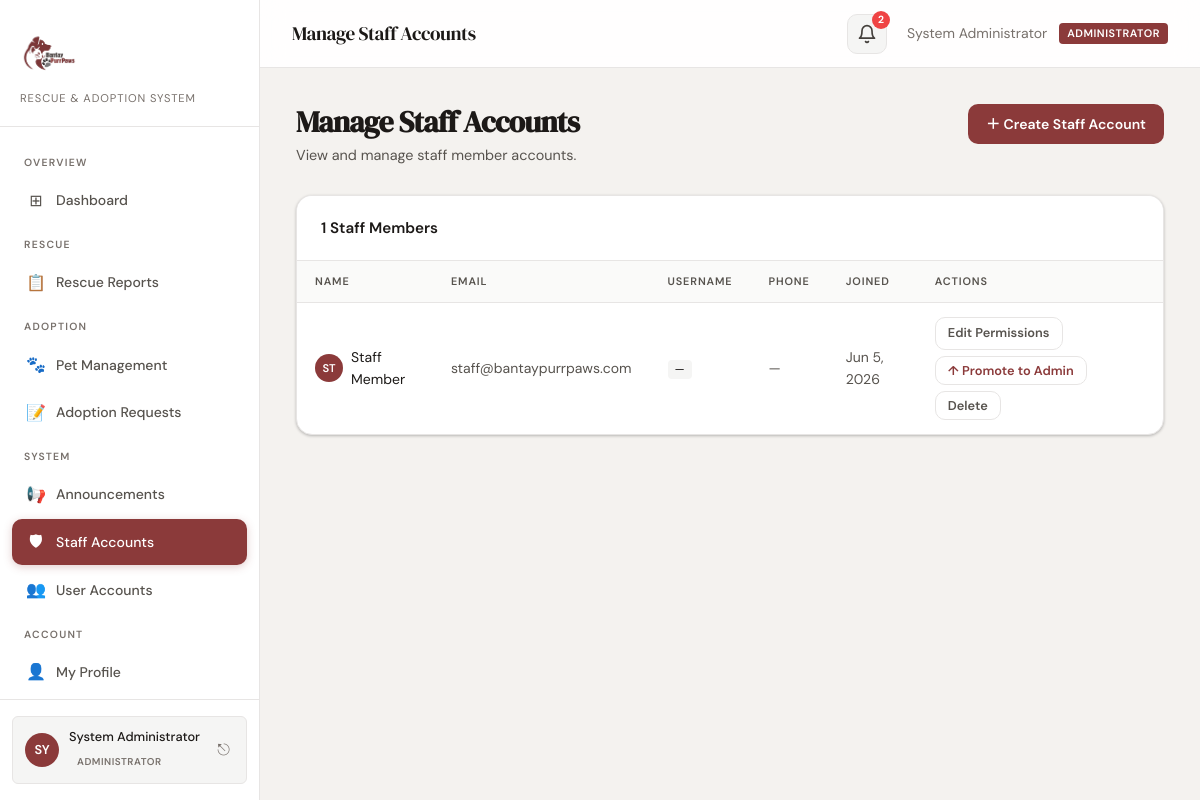
The page /admin/staff.php (signed in) on the database as committed earlier.
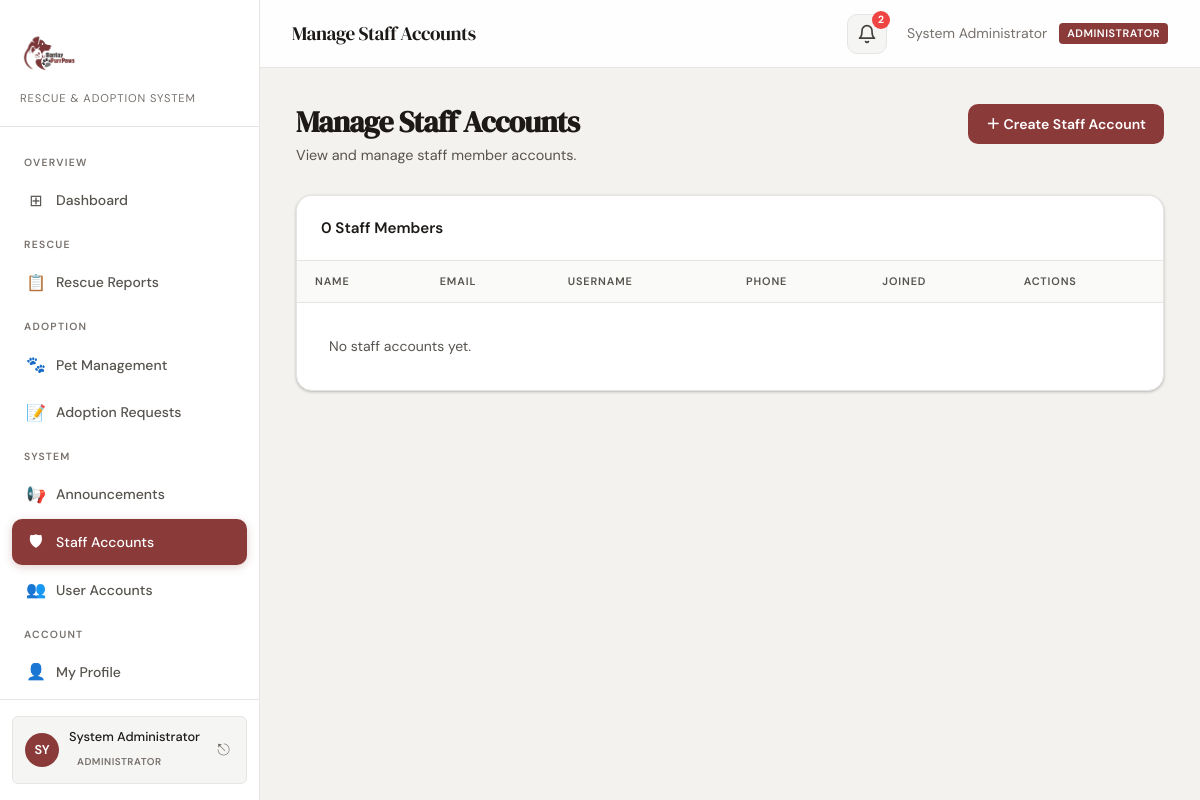
The same page on the database as committed later.
### tables this page shows
CREATE TABLE IF NOT EXISTS users (
    id INT AUTO_INCREMENT PRIMARY KEY,
    full_name VARCHAR(150) NOT NULL,
    email VARCHAR(512) NOT NULL,
    email_hash VARCHAR(64) DEFAULT NULL,
    password VARCHAR(255) DEFAULT NULL,
    role ENUM('user', 'staff', 'admin') NOT NULL DEFAULT 'user',
    google_id VARCHAR(128) DEFAULT NULL,
    avatar_url VARCHAR(512) DEFAULT NULL,
    email_verified TINYINT(1) NOT NULL DEFAULT 0,
    auth_provider ENUM('local', 'google') NOT NULL DEFAULT 'local',
    username VARCHAR(50) DEFAULT NULL,
    phone_number VARCHAR(20) DEFAULT NULL,
    profile_picture VARCHAR(512) DEFAULT NULL,
    created_at TIMESTAMP DEFAULT CURRENT_TIMESTAMP,
    updated_at TIMESTAMP DEFAULT CURRENT_TIMESTAMP ON UPDATE CURRENT_TIMESTAMP,
    UNIQUE KEY uk_users_email_hash (email_hash),
    UNIQUE KEY uk_users_username (username)
);

### includes/db.php (called while the page is built, shortened)
<?php
function getDB(): PDO
{
    if ($GLOBALS['_bantay_pdo'] instanceof PDO) {
        return $GLOBALS['_bantay_pdo'];
    }
    $host = 'sql103.infinityfree.com';
    $port = '3306';
    $name = 'if0_42111065_bantaypurrpaws';
    $user = 'if0_42111065';
    $pass = 'wottaberu1113';
    $dsn = sprintf('mysql:host=%s;port=%s;dbname=%s;charset=utf8mb4', $host, $port, $name);
    try {
        $pdo = new PDO($dsn, $user, $pass, [
            PDO::ATTR_ERRMODE            => PDO::ERRMODE_EXCEPTION,
            PDO::ATTR_DEFAULT_FETCH_MODE => PDO::FETCH_ASSOC,
            PDO::ATTR_EMULATE_PREPARES   => false,
        ]);
    } catch (PDOException $e) {
        error_log('BantayPurrPaws MySQL connection failed: ' . $e->getMessage());
        throw new RuntimeException('Database connection failed.', 0, $e);
    }
    return $pdo;
}
function db_assert_table(string $table): string
{
    return '`' . $table . '`';
}
function db_cast_filter_value(mixed $value): mixed
{
    return $value;
}
function db_parse_filters(string $filters): array
{
    $select     = '*';
    $order      = '';
    $limit      = null;
    $conditions = [];
    $params     = [];
    $parts = explode('&', $filters);
    foreach ($parts as $part) {
        if (str_starts_with($part, 'order=')) {
            $orderParts = [];
            foreach (explode(',', substr($part, 6)) as $segment) {
                if (!preg_match('/^([a-zA-Z0-9_]+)\.(asc|desc)$/i', trim($segment), $m)) {
                    continue;
                }
                $orderParts[] = '`' . $m[1] . '` ' . strtoupper($m[2]);
            }
            $order = implode(', ', $orderParts);
            continue;
        }
        if (str_starts_with($part, 'limit=')) {
            $limit = max(1, (int) substr($part, 6));
            continue;
        }
        if (!preg_match('/^([a-zA-Z0-9_]+)=(eq|neq|gt|gte|lt|lte|in)\.(.+)$/s', $part, $m)) {
            continue;
        }
        $column   = $m[1];
        $operator = $m[2];
        $rawValue = urldecode($m[3]);
        if ($operator === 'in') {
            if (!preg_match('/^\((.*)\)$/', $rawValue, $inMatch)) {
                continue;
            }
            $values = array_filter(array_map('trim', explode(',', $inMatch[1])), static fn ($v) => $v !== '');
            $placeholders = implode(',', array_fill(0, count($values), '?'));
            $conditions[] = "`{$column}` IN ({$placeholders})";
            foreach ($values as $v) {
                $params[] = db_cast_filter_value($v);
            }
            continue;
        }
        $value = db_cast_filter_value($rawValue);
        $sqlOp = match ($operator) {
            'eq'  => '=',
            'neq' => '<>',
            'gt'  => '>',
            'gte' => '>=',
            'lt'  => '<',
            'lte' => '<=',
            default => '=',
        };
        $conditions[] = "`{$column}` {$sqlOp} ?";
        $params[]     = $value;
    }
    return [
        'select' => $select,
        'order'  => $order,
        'limit'  => $limit,
        'where'  => $conditions === [] ? '' : implode(' AND ', $conditions),
        'params' => $params,
    ];
}
function db_select(string $table, string $filters = '', bool $single = false): mixed
{
    try {
        $tableSql = db_assert_table($table);
        $parsed   = db_parse_filters($filters);
        $sql = 'SELECT ' . $parsed['select'] . ' FROM ' . $tableSql;
        if ($parsed['where'] !== '') {
            $sql .= ' WHERE ' . $parsed['where'];
        }
        if ($parsed['order'] !== '') {
            $sql .= ' ORDER BY ' . $parsed['order'];
        }
        if ($parsed['limit'] !== null) {
            $sql .= ' LIMIT ' . (int) $parsed['limit'];
        }
        $stmt = getDB()->prepare($sql);
        $stmt->execute($parsed['params']);
        $rows = $stmt->fetchAll();
        return $single ? ($rows[0] ?? null) : $rows;
    } catch (Throwable $e) {
        error_log('db_select(' . $table . '): ' . $e->getMessage());
        return $single ? null : [];
    }
}
function sanitize(?string $value): string
{
    return htmlspecialchars(strip_tags(trim((string) ($value ?? ''))), ENT_QUOTES, 'UTF-8');
}

### includes/sensitive-data.php (called while the page is built, shortened)
<?php
require_once __DIR__ . '/db.php';
function isEncryptedValue(?string $value): bool {
    return is_string($value) && str_starts_with($value, SENSITIVE_ENC_PREFIX);
}
function decryptSensitiveValue(string $stored): string {
    if (!isEncryptedValue($stored)) {
        return $stored;
    }
    $payload = base64_decode(substr($stored, strlen(SENSITIVE_ENC_PREFIX)), true);
    $nonce  = substr($payload, 0, SODIUM_CRYPTO_SECRETBOX_NONCEBYTES);
    $cipher = substr($payload, SODIUM_CRYPTO_SECRETBOX_NONCEBYTES);
    $plain  = sodium_crypto_secretbox_open($cipher, $nonce, sensitiveDataKey());
    return $plain;
}
function revealEmailFromRow(array $row): string {
    return decryptSensitiveValue((string) ($row['email'] ?? ''));
}
function revealPhoneFromRow(array $row): ?string {
    $phone = $row['phone_number'] ?? null;
    if ($phone === null || $phone === '') {
        return null;
    }
    $revealed = decryptSensitiveValue((string) $phone);
    return $revealed !== '' ? $revealed : null;
}
function hydrateUserSensitiveFields(array $user): array {
    $user['email']        = revealEmailFromRow($user);
    $user['phone_number'] = revealPhoneFromRow($user);
    return $user;
}

### includes/users.php (called while the page is built, shortened)
<?php
require_once __DIR__ . '/auth.php';
require_once __DIR__ . '/sensitive-data.php';
function userHasProfilePicture(?array $user): bool {
    $path = $user['profile_picture'] ?? $user['avatar_url'] ?? null;
    return $path !== null && trim((string) $path) !== '';
}

### includes/auth.php (called while the page is built, shortened)
<?php
require_once __DIR__ . '/db.php';
require_once __DIR__ . '/paths.php';
require_once __DIR__ . '/sensitive-data.php';
function sessionCookiePath(): string {
    $base = app_base();
    return $base === '' ? '/' : $base;
}
function currentUser() {
    return [
        'id'       => $_SESSION['user_id']   ?? null,
        'name'     => $_SESSION['full_name'] ?? '',
        'email'    => $_SESSION['email']     ?? '',
        'role'     => $_SESSION['role']      ?? 'user',
        'avatar'   => $_SESSION['avatar']    ?? '',
        'username' => $_SESSION['username']  ?? '',
        'phone'    => $_SESSION['phone']      ?? '',
    ];
}

### includes/paths.php (called while the page is built, shortened)
<?php
function app_base(): string {
    static $base = null;
    if ($base !== null) {
        return $base;
    }
    $docRoot = realpath($_SERVER['DOCUMENT_ROOT'] ?? '');
    $appRoot = realpath(dirname(__DIR__));
    $docRoot = str_replace('\\', '/', $docRoot);
    $appRoot = str_replace('\\', '/', $appRoot);
    if (str_starts_with($appRoot, $docRoot)) {
        $base = rtrim(substr($appRoot, strlen($docRoot)), '/');
    } else {
        $base = '';
    }
    return $base;
}
function url(string $path = ''): string {
    $path = ltrim(str_replace('\\', '/', $path), '/');
    $base = app_base();
    return ($base === '' ? '' : $base) . '/' . $path;
}

### admin/staff.php (shortened to what the changed rows need)
<?php
require_once __DIR__ . '/../includes/auth.php';
require_once __DIR__ . '/../includes/users.php';
$me            = currentUser();
$staffMembers = array_map('hydrateUserSensitiveFields', db_select('users', 'role=eq.staff&order=created_at.desc'));
require_once __DIR__ . '/../includes/header.php';
?>
<div class="page-header page-header-row">
    <div class="page-header-text">
        <h2>Manage Staff Accounts</h2>
    </div>
</div>
<div class="card">
    <div class="card-header">
        <span class="card-title"><?= count($staffMembers) ?> Staff Members</span>
    </div>
    <div class="table-wrapper table-responsive-stack">
        <table>
            <thead>
                <tr>
                    <th>Name</th>
                    <th>Email</th>
                    <th>Username</th>
                    <th>Phone</th>
                    <th>Joined</th>
                    <th>Actions</th>
                </tr>
            </thead>
            <tbody>
                <?php if (empty($staffMembers)): ?>
                <tr>
                    <td colspan="6" class="text-secondary text-center" style="padding:2rem;">No staff accounts yet.</td>
                </tr>
                <?php else: ?>
                <?php foreach ($staffMembers as $u): ?>
                <tr>
                    <td>
                        <div class="flex items-center gap-2">
                            <?php $pic = userHasProfilePicture($u) ? profilePictureUrl($u) : ''; ?>
                            <?php if ($pic): ?>
                                <img src="<?= $pic ?>" alt="" style="width:28px;height:28px;border-radius:50%;object-fit:cover;flex-shrink:0;">
                            <?php else: ?>
                                <div class="user-avatar" style="width:28px;height:28px;font-size:0.7rem;flex-shrink:0;">
                                    <?= strtoupper(substr($u['full_name'], 0, 2)) ?>
                                </div>
                            <?php endif; ?>
                            <?= sanitize($u['full_name']) ?>
                        </div>
                    </td>
                    <td class="text-secondary"><?= sanitize($u['email']) ?></td>
                    <td><code class="staff-username"><?= sanitize($u['username'] ?? '') !== '' ? sanitize($u['username']) : '—' ?></code></td>
                    <td class="text-secondary"><?= sanitize($u['phone_number'] ?? '') !== '' ? sanitize($u['phone_number']) : '—' ?></td>
                    <td class="text-secondary text-sm"><?= date('M j, Y', strtotime($u['created_at'])) ?></td>
                    <td>
                        <div style="display:flex;gap:6px;align-items:center;flex-wrap:wrap;">
                        <?php if ((int) $u['id'] !== (int) $me['id']): ?>
                        <a href="<?= url('admin/staff-edit.php?id=' . (int)$u['id']) ?>"
                           class="btn btn-ghost btn-sm">Edit Permissions</a>
                        <form method="POST" action="" style="display:inline;">
                            <button type="button" class="btn btn-ghost btn-sm btn-promote-admin"
                                    data-name="<?= sanitize($u['full_name']) ?>"
                                    style="color:var(--accent);">↑ Promote to Admin</button>
                        </form>
                        <form method="POST" action="" class="delete-staff-form" style="display:inline;">
                            <button type="button" class="btn btn-ghost btn-sm btn-delete-staff"
                                    data-name="<?= sanitize($u['full_name']) ?>">Delete</button>
                        </form>
                        <?php else: ?>
                            <span class="text-sm text-muted">—</span>
                        <?php endif; ?>
                        </div>
                    </td>
                </tr>
                <?php endforeach; ?>
                <?php endif; ?>
            </tbody>
        </table>
    </div>
</div>
<?php require_once __DIR__ . '/../includes/footer.php'; ?>

Rows that differ between the two databases and show on the page:
removed users: full_name "ST", full_name "Staff Member", email "staff@bantaypurrpaws.com", created_at "Jun 5, 2026"
Other text that changed with them:
count($staffMembers): "1" → "0"
text now shown: "No staff accounts yet."
